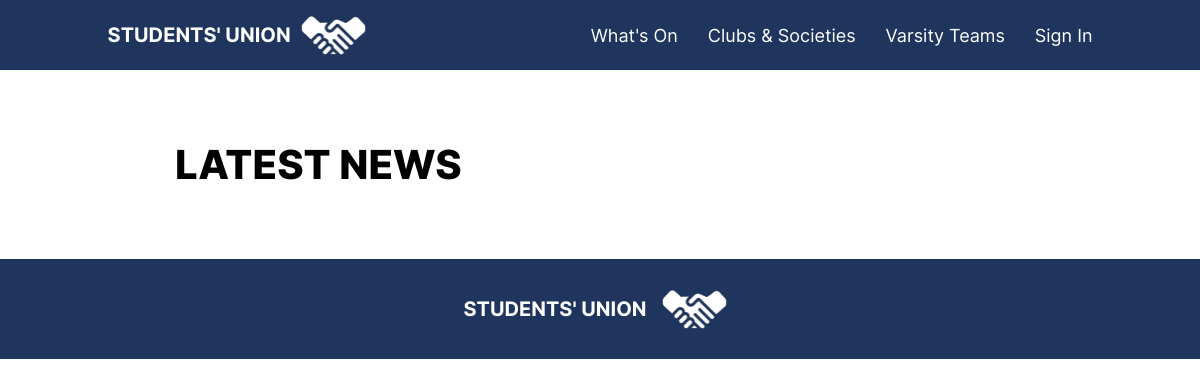
Before: /News/ with the older database file.
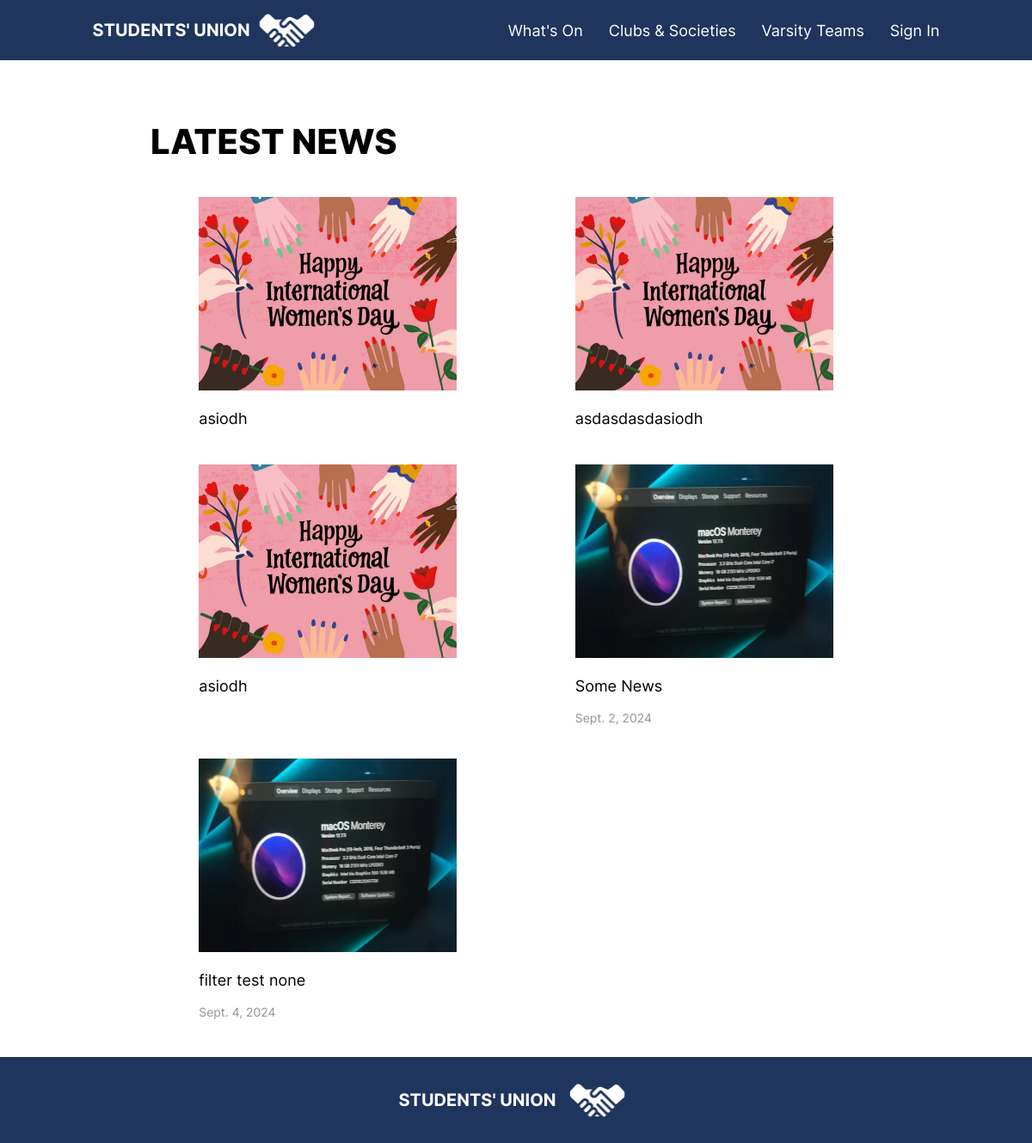
After: the same page with the newer database file.
### mainapp/models.py (models this page shows, shortened)
class News(models.Model):
    GROUP_CHOICES = [
        ('ngr', 'All Year Levels'),
        ('12', 'Senior'),
        ('11', 'Junior'),
        ('10', 'Sophomore'),
        ('9', 'Freshman'),
    ]
    GRADE_CHOICES = [
        ('nosec', 'All Sections'),
        ('A', 'A'),
        ('B', 'B'),
        ('C', 'C'),
        ('D', 'D'),
        ('E', 'E'),
        ('F', 'F'),
        ('G', 'G'),
        ('H', 'H'),
        ('I', 'I'),
        ('J', 'J'),
    ]
    author = models.ForeignKey(User, on_delete=models.CASCADE)
    cover = models.ImageField(upload_to='news_covers/')
    title =  models.CharField(max_length=100)
    text = models.TextField()
    published_date = models.DateTimeField(null=True, blank=True)
    summary = models.CharField(max_length=150)
    group = models.CharField(max_length=3, choices=GROUP_CHOICES,default="ngr")
    grade = models.CharField(max_length=5, choices=GRADE_CHOICES,default="nosec")
    highlight = models.BooleanField(default=False)
    approved = models.BooleanField(default=False)
    awaiting_approval = models.BooleanField(default=True)
    denied_reason = models.CharField(max_length=150, blank=True, null=True)
    links = models.ManyToManyField(Links, related_name='news_links', blank=True)

### mainapp/views.py (the view)
# urls.py: path("News/", views.News_View, name="news"),
def News_View(request):
    news = News.objects.all()
    if hasattr(request.user, 'associated_student') and request.user.associated_student is not None:
        grlevel = str(request.user.associated_student.year_level)
        return render(request, "news.html", {'userType':getUserType(request.user),'news': news, 'gradelevel': grlevel})
    else:
        return render(request, "news.html", {'userType':getUserType(request.user),'news': news})

### mainapp/views.py (called while the page is built)
def getUserType(user):
    try:
        userType = ""
        if user.associated_student is not None:
            userType = "student"
        elif user.associated_faculty is not None:
            userType = "faculty"
        elif user.associated_club is not None:
            userType = "club"
        elif user.associated_varsity is not None:
            userType = "varsity"
        return userType
    except:
        return ""

### templates/news.html (shortened to what this page needs)
{% extends 'Base.html' %}
{% load static %}
{% block content %}
<div class="profileRow">
    <p class="pageTitle">LATEST NEWS</p>
</div>
<div class="grid">
    {% for news in news %}
    {% if news.approved %}
    {% if news.group == "ngr" and news.grade == "nosec" %}
    <div>
        <a href="{% url 'news_detail' news.id %}">
            <img class="newsCover" src="{{ news.cover.url }}" alt="News Cover">
            <p class="text">{{ news.title }}</p>
            <p class="aboutText">{{ news.published_date|date:"N j, Y" }}</p>
        </a>
    </div>
    {% endif %}
    {% endif %}
    {% empty %}
    <p class="text">No news available.</p>
    {% endfor %}
</div>
{% endblock %}

Changed rows visible on the page:
now on this page (row edited): News: cover (picture), title "asiodh"
now on this page (row edited): News: cover (picture), title "asdasdasdasiodh"
now on this page (row edited): News: cover (picture), title "asiodh"
added News: cover (picture), title "Some News", published_date "Sept. 2, 2024"
added News: cover (picture), title "filter test none", published_date "Sept. 4, 2024"
